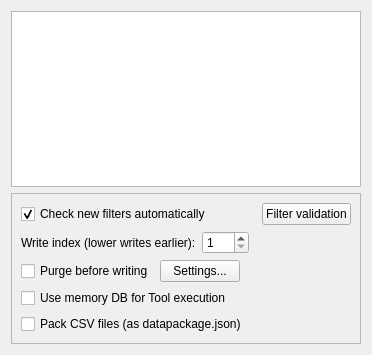
<?xml version="1.0" encoding="UTF-8"?>
<!--
######################################################################################################################
# Copyright (C) 2017-2022 Spine project consortium
# This file is part of Spine Toolbox.
# Spine Toolbox is free software: you can redistribute it and\/or modify it under the terms of the GNU Lesser General
# Public License as published by the Free Software Foundation, either version 3 of the License, or (at your option)
# any later version. This program is distributed in the hope that it will be useful, but WITHOUT ANY WARRANTY;
# without even the implied warranty of MERCHANTABILITY or FITNESS FOR A PARTICULAR PURPOSE. See the GNU Lesser General
# Public License for more details. You should have received a copy of the GNU Lesser General Public License along with
# this program. If not, see <http:\/\/www.gnu.org\/licenses\/>.
######################################################################################################################
-->
<ui version="4.0">
 <class>Form</class>
 <widget class="QWidget" name="Form">
  <property name="geometry">
   <rect>
    <x>0</x>
    <y>0</y>
    <width>372</width>
    <height>355</height>
   </rect>
  </property>
  <property name="windowTitle">
   <string>Form</string>
  </property>
  <layout class="QVBoxLayout" name="verticalLayout">
   <item>
    <widget class="QTreeView" name="treeView_filters">
     <property name="acceptDrops">
      <bool>true</bool>
     </property>
     <property name="dragDropMode">
      <enum>QAbstractItemView::DragDrop</enum>
     </property>
     <attribute name="headerVisible">
      <bool>true</bool>
     </attribute>
    </widget>
   </item>
   <item>
    <widget class="QFrame" name="frame">
     <property name="frameShape">
      <enum>QFrame::StyledPanel</enum>
     </property>
     <property name="frameShadow">
      <enum>QFrame::Raised</enum>
     </property>
     <layout class="QVBoxLayout" name="verticalLayout_2">
      <item>
       <layout class="QHBoxLayout" name="horizontalLayout_3">
        <item>
         <widget class="QCheckBox" name="auto_check_filters_check_box">
          <property name="text">
           <string>Check new filters automatically</string>
          </property>
          <property name="checked">
           <bool>true</bool>
          </property>
         </widget>
        </item>
        <item>
         <spacer name="horizontalSpacer_3">
          <property name="orientation">
           <enum>Qt::Horizontal</enum>
          </property>
          <property name="sizeHint" stdset="0">
           <size>
            <width>40</width>
            <height>20</height>
           </size>
          </property>
         </spacer>
        </item>
        <item>
         <widget class="QPushButton" name="open_filter_validation_menu_button">
          <property name="text">
           <string>Filter validation</string>
          </property>
         </widget>
        </item>
       </layout>
      </item>
      <item>
       <layout class="QHBoxLayout" name="horizontalLayout">
        <item>
         <widget class="QLabel" name="label_write_index">
          <property name="text">
           <string>Write index (lower writes earlier):</string>
          </property>
         </widget>
        </item>
        <item>
         <widget class="PropertyQSpinBox" name="spinBox_write_index">
          <property name="minimum">
           <number>1</number>
          </property>
          <property name="maximum">
           <number>999</number>
          </property>
         </widget>
        </item>
        <item>
         <spacer name="horizontalSpacer">
          <property name="orientation">
           <enum>Qt::Horizontal</enum>
          </property>
          <property name="sizeHint" stdset="0">
           <size>
            <width>40</width>
            <height>20</height>
           </size>
          </property>
         </spacer>
        </item>
       </layout>
      </item>
      <item>
       <layout class="QHBoxLayout" name="horizontalLayout_2">
        <item>
         <widget class="QCheckBox" name="checkBox_purge_before_writing">
          <property name="text">
           <string>Purge before writing</string>
          </property>
         </widget>
        </item>
        <item>
         <widget class="QPushButton" name="purge_settings_button">
          <property name="toolTip">
           <string>Choose what database items to purge.</string>
          </property>
          <property name="text">
           <string>Settings...</string>
          </property>
         </widget>
        </item>
        <item>
         <spacer name="horizontalSpacer_2">
          <property name="orientation">
           <enum>Qt::Horizontal</enum>
          </property>
          <property name="sizeHint" stdset="0">
           <size>
            <width>40</width>
            <height>20</height>
           </size>
          </property>
         </spacer>
        </item>
       </layout>
      </item>
      <item>
       <widget class="QCheckBox" name="checkBox_use_memory_db">
        <property name="text">
         <string>Use memory DB for Tool execution</string>
        </property>
       </widget>
      </item>
      <item>
       <widget class="QCheckBox" name="checkBox_use_datapackage">
        <property name="text">
         <string>Pack CSV files (as datapackage.json)</string>
        </property>
       </widget>
      </item>
     </layout>
    </widget>
   </item>
  </layout>
 </widget>
 <customwidgets>
  <customwidget>
   <class>PropertyQSpinBox</class>
   <extends>QSpinBox</extends>
   <header>spinetoolbox/widgets/custom_qwidgets.h</header>
  </customwidget>
 </customwidgets>
 <resources>
  <include location="../../../spine-items/spine_items/ui/resources/resources_icons.qrc"/>
 </resources>
 <connections/>
</ui>
